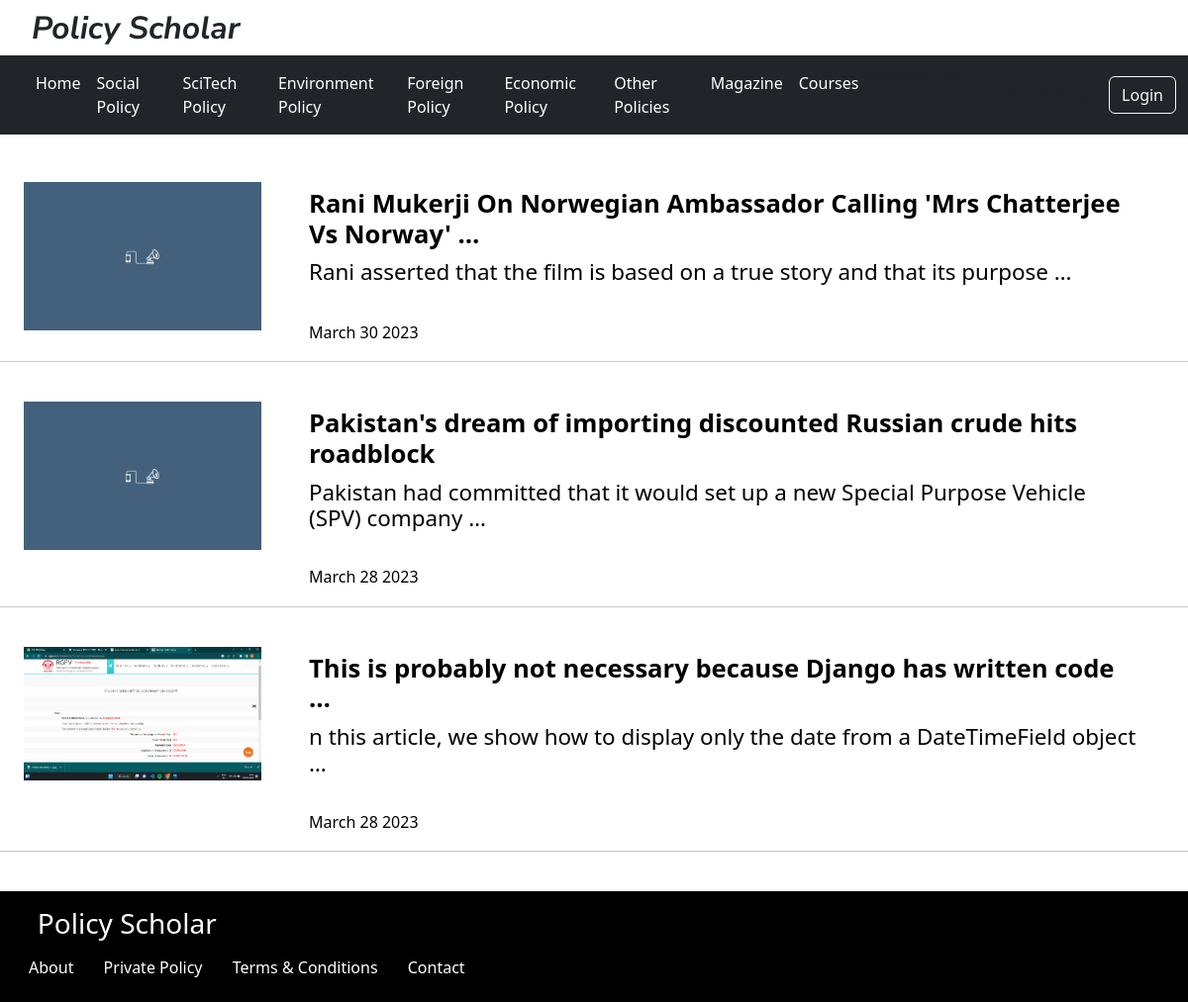
The page /sciTech/ on the database its author committed.
### policy/models.py (models this page shows, shortened)
class Post(models.Model):
    title = models.CharField(max_length=200)
    content = models.TextField()
    date_posted = models.DateTimeField(default=timezone.now)
    author = models.ForeignKey(User,on_delete = models.CASCADE)
    image = models.ImageField(upload_to='images/', null=True,blank=True,default='default.jpg')
    image2 = models.ImageField(upload_to='images12/', null=True,blank=True,default='default.jpg')
    category = models.CharField(
        max_length = 20,
        choices = choose,
        )
    class Meta:
        ordering = ['-date_posted']
    def datepublished(self):
        return self.date_posted.strftime('%B %d %Y')

### policy/views.py (the view)
# urls.py: path('sciTech/',views.sciTech,name='sciTech'),
def sciTech(request):
    context={
        'posts':Post.objects.filter(category="sciTech")
    }
    return render(request,'policy/index.html',context)

### policy/templates/policy/index.html (shortened to what this page needs)
{% load static %} {% block content %}
<!DOCTYPE html>
<html lang="en">
  <head>
    <link href="https://cdn.jsdelivr.net/npm/bootstrap@5.3.0-alpha2/dist/css/bootstrap.min.css" rel="stylesheet">
    <link rel="stylesheet" href="{% static 'style.css'%}" />
  </head>
  <body>
    <div class="conthead">
      <h1>Policy Scholar</h1>
    </div>
    <nav class="navbar navbar-expand-lg navbar-dark bg-dark">
      <div class="container-fluid">
        <div class="collapse navbar-collapse" id="navbarNav">
          <ul class="navbar-nav">
            <li class="nav-item">
              <a class="nav-link active" aria-current="page"  href="{% url 'index' %}">Home </a>
            </li>
            <li class="nav-item">
              <a  class="nav-link active" aria-current="page" href="{% url 'social' %}">Social Policy </a>
            </li>
            <li class="nav-item">
              <a class="nav-link active" aria-current="page"  href="{% url 'sciTech' %}">SciTech Policy </a>
            </li>
            <li class="nav-item">
              <a  class="nav-link active" aria-current="page" href="{% url 'environment' %}">Environment Policy </a>
            </li>
            <li class="nav-item">
              <a  class="nav-link active" aria-current="page" href="{% url 'foreign' %}">Foreign Policy </a>
            </li>
            <li class="nav-item">
              <a class="nav-link active" aria-current="page"  href="{% url 'economic' %}">Economic Policy </a>
            </li>
            <li class="nav-item">
              <a class="nav-link active" aria-current="page"  href="{% url 'other' %}">Other Policies </a>
            </li>
            <li class="nav-item">
              <a class="nav-link active" aria-current="page"  href="{% url 'social' %}">Magazine </a>
            </li>
            <li class="nav-item">
              <a class="nav-link active" aria-current="page"  href="#">Courses </a>
            </li>
          </ul>
          {% if user.is_authenticated %}
          <a class="btn btn-success" href="{% url 'post-new' %}" role="button"> Create new post</a>
        &nsbp
        <a class="btn btn-outline-light" href="{% url 'logout' %}" role="button">Logout </a>
        {%else%}
        <a class="btn btn-outline-light" href="{% url 'login' %}" role="button">Login</a>
        {%endif%}
        </div>
      </div>
    </nav>
    <br><br>
    {% for object in posts %}
    <article class="content-section1" >
      <div class="media-body1">
        <div class="img-cont1">
          {% if object.image %}
          <img src="{{object.image.url}}" />
          {% endif%}
        </div>
        <h2>
          <a href="{% url 'post-detail' object.id %}" class="index-title11"
            >{{object.title|safe|truncatewords:10|cut:"\n"}}</a>
            <a href="{% url 'post-detail' object.id %}" class="index-content"
            >{{object.content|safe|truncatewords:15|cut:"\n"}}</a>
            <a href="{% url 'post-detail' object.id %}" class="index-content-date"> {{object.datepublished}}</a>
        </h2>
      </div>
      <hr>
</article>
    <br>
    {% endfor %} {% endblock %}
   <footer class="bg-dark text-center text-white" style="background-color:black; position: relative">
  <div class="text-start p-3" style="background-color: black; ">
    <h3 style="color:white; text-decoration:none;"> &nbsp;&nbsp; Policy Scholar </h3>
    <a class="btn btn-link" style="color:white; text-decoration:none;" href="{% url 'index' %}"
    >About</a>
    <a class="btn btn-link" style="color:white; text-decoration:none;" href="{% url 'index' %}"
    >Private Policy</a>
    <a class="btn btn-link" style="color:white; text-decoration:none;" href="{% url 'index' %}"
    >Terms & Conditions</a>
    <a class="btn btn-link" style="color:white; text-decoration:none;" href="{% url 'index' %}"
    >Contact</a>
  </div>
</footer>
  </body>
</html>

### static/style.css (style rules this page uses)
.conthead { display: inline-block; }
.conthead h1 { display: inline-block; margin-left: 1em; margin-top: 0.3em; font-family: "Nunito Sans", sans-serif; font-style: italic; font-weight: bold; font-size: 2em; }
.index-title11 { display: inline-flex; width: 70%; margin: 0% 2%; font-weight: bold; color: black; font-size: 0.8em; text-decoration: none; }
.index-content { display: inline-flex; width: 70%; margin: 0% 2%; color: black; text-decoration: none; font-size: 0.7em; }
.img-cont1 img { margin: 0% 2%; float: left; display: inline-flex; height: auto; width: 20%; max-height: 150px; }
.index-content-date { display: inline-flex; width: 70%; margin: 0% 2%; margin-top: 3%; color: black; text-decoration: none; font-size: 0.5em; }

### rows shown on the page
Post: image (picture), title "Rani Mukerji On Norwegian Ambassador Calling 'Mrs Chatterjee Vs Norway' …", content "Rani asserted that the film is based on a true story and that its purpose …", datepublished "March 30 2023"
Post: image (picture), title "Pakistan's dream of importing discounted Russian crude hits roadblock", content "Pakistan had committed that it would set up a new Special Purpose Vehicle (SPV) company …", datepublished "March 28 2023"
Post: image (picture), title "This is probably not necessary because Django has written code …", content "n this article, we show how to display only the date from a DateTimeField object …", datepublished "March 28 2023"
